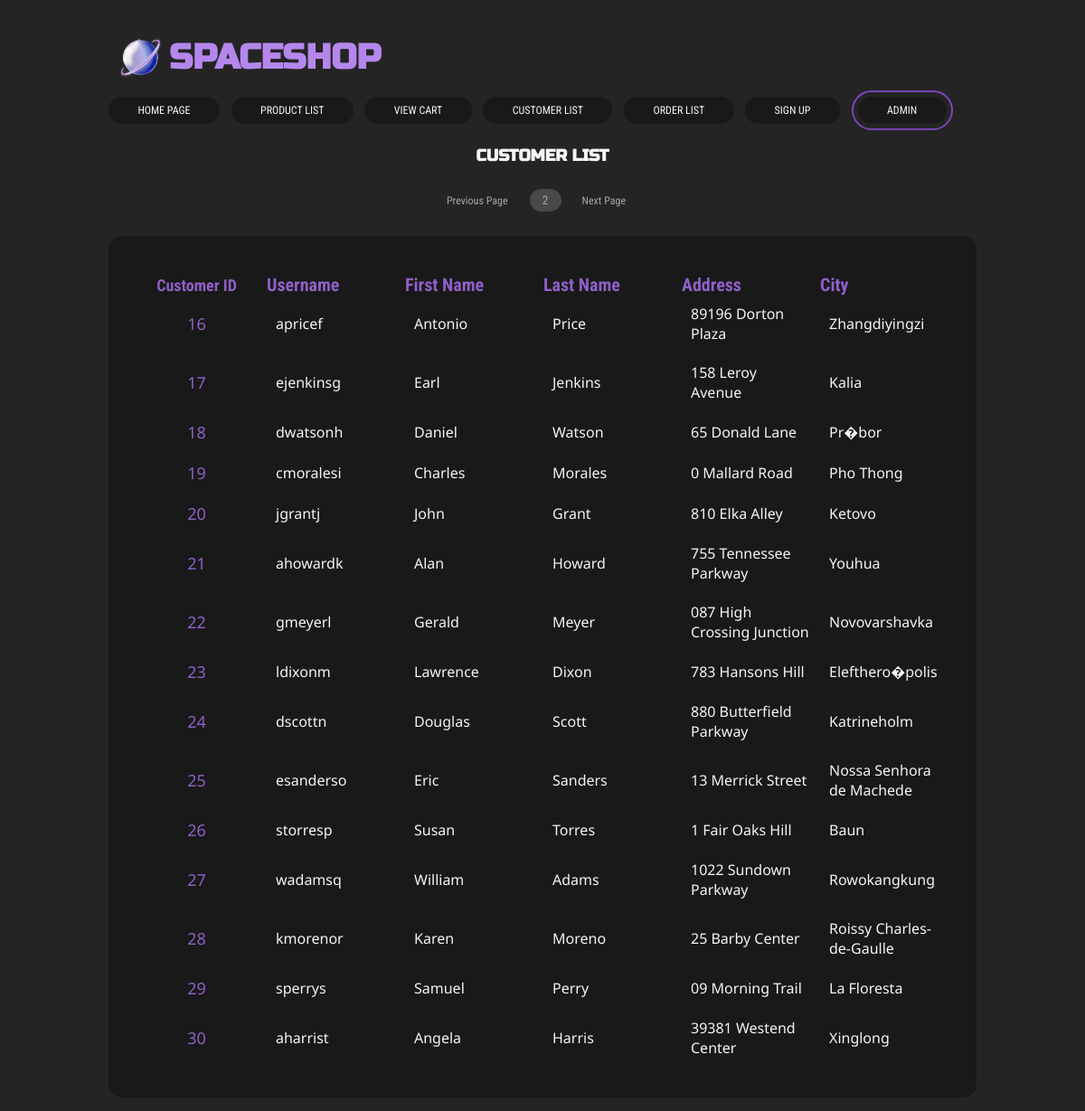
/CustomerList.php?page=1, run on the app's committed database.
### tables this page shows
CREATE TABLE "Customers" ('CustomerID' INTEGER PRIMARY KEY AUTOINCREMENT NOT NULL, 'UserName' TEXT, 'FirstName' TEXT, 'LastName' TEXT, 'Address' TEXT, 'City' TEXT);

### CustomerList.php (the view, shortened to what this page needs)
<!doctype html>
<html>
<head>
	<link rel="stylesheet" type="text/css" href="shopstyle.css" />
</head>
<body>
	<div id = "header">
		<img href = "Homepage.php" src='images/spaceshoplogo.png' alt = 'spaceshoplogo'>
		<a style = "text-decoration: none" href = "Homepage.php"><h1>SPACESHOP</h1></a>
	</div>
	<div id = "navbar">
		<ul>
			<li><a style = "text-decoration: none" href = "Homepage.php" >HOME PAGE</a></li>
			<li><a style = "text-decoration: none" href = "ProductList.php">PRODUCT LIST</a></li>
			<li><a style = "text-decoration: none" href = "ViewCart.php">VIEW CART</a></li>
			<li><a style = "text-decoration: none" href = "CustomerList.php">CUSTOMER LIST</a></li>
			<li><a style = "text-decoration: none" href = "OrderList.php">ORDER LIST</a></li>
			<li><a style = "text-decoration: none" href = "SignUp.php">SIGN UP</a></li>
            <li><a style = "text-decoration: none" href = "Admin.php">ADMIN</a></li>
		</ul>
	</div>
	<h2>CUSTOMER LIST</h2>
	<?php
		if(isset($_GET['page']))
		{
			$currentPage = intval($_GET['page']);
		}
		else
		{
			$currentPage = 0;
		}
		$print_currentPage = $currentPage + 1;
		echo "<div id = 'pageBar'>";
			echo "<ul>";
				echo "<li>";
					$previousPage =  $currentPage - 1;
					if ($previousPage == -1)
					{
						echo "<a style = 'text-decoration: none' href = 'CustomerList.php?page=$currentPage'> Previous Page</a>";
					} elseif ($previousPage >= 0)
					{
						echo "<a style = 'text-decoration: none' href = 'CustomerList.php?page=$previousPage'> Previous Page</a>";
					}
				echo "</li>";
				echo "<li>";
					echo "<form class = 'pageNo'>";
						echo "<input name = 'page' type = 'text' value = '$print_currentPage' placeholder = 'Go To Page ...'/>";
					echo "</form>";
				echo "</li>";
				echo "<li>";
					$nextPage =  $currentPage + 1;
					echo "<a style = 'text-decoration: none' href = 'CustomerList.php?page=$nextPage'>Next Page</a>";
				echo "</li>";
			echo "</ul>";
		echo "</div>";
		echo "<div class = 'customerListing'>";
		echo "<table>";
			echo "<tr>";
				echo "<th id = 'cust_col1'>";
					echo "Customer ID";
				echo "</th>";
				echo "<th id = 'cust_col2'>";
					echo "Username";
				echo "</th>";
				echo "<th id = 'cust_col3'>";
					echo "First Name";
				echo "</th>";
				echo "<th id = 'cust_col4'>";
					echo "Last Name";
				echo "</th>";
				echo "<th id = 'cust_col5'>";
					echo "Address";
				echo "</th>";
				echo "<th id = 'cust_col6'>";
					echo "City";
				echo "</th>";
			echo "</tr>";
		echo "</table>";
		$dbh =  connectToDatabase();
		$statement = $dbh -> prepare('SELECT *
			FROM Customers
			LIMIT 15
			OFFSET ? * 15
			;');
		$statement->bindValue(1,$currentPage);
		$statement -> execute();
		while ($row = $statement -> fetch(PDO::FETCH_ASSOC)) {
			$customerID = htmlspecialchars($row['CustomerID'], ENT_QUOTES, 'UTF-8');
			$userName = htmlspecialchars($row['UserName'], ENT_QUOTES, 'UTF-8');
			$firstName = htmlspecialchars($row['FirstName'], ENT_QUOTES, 'UTF-8');
			$lastName = htmlspecialchars($row['LastName'], ENT_QUOTES, 'UTF-8');
			$address = htmlspecialchars($row['Address'], ENT_QUOTES, 'UTF-8');
			$city = htmlspecialchars($row['City'], ENT_QUOTES, 'UTF-8');
			echo "<table>";
			echo "<tr>";
				echo "<td id = 'cust_col1'>";
					echo "$customerID";
				echo "</td>";
				echo "<td id = 'cust_col2'>";
					echo "$userName";
				echo "</td>";
				echo "<td id = 'cust_col3'>";
					echo "$firstName";
				echo "</td>";
				echo "<td id = 'cust_col4'>";
					echo "$lastName";
				echo "</td>";
				echo "<td id = 'cust_col5'>";
					echo "$address";
				echo "</td>";
				echo "<td id = 'cust_col6'>";
					echo "$city";
				echo "</td>";
			echo "</tr>";
		echo "</table>";
		}
		echo "</div>";
	?>
</body>
</html>

### shopstyle.css (style rules this page uses)
* { box-sizing: border-box; margin: 0; padding: 0; background-color: #242424; }
#header { font-family: "Russo One", sans-serif; font-size: larger; padding-top: 30px; padding-bottom: 10px; padding-left: 10%; padding-right: 10%; display: flex; }
#header img { float: right; width: 7%; height: 7%; }
h1 { margin-top: auto; margin-bottom: auto; }
h2 { font-family: "Russo One", sans-serif; font-size: large; text-align: center; color: #F5F5F4; margin: 2% 1% 2% 1%; }
#header a { color: #b587ed; margin-top: auto; margin-bottom: auto; }
#navbar { padding-left: 10%; margin-bottom: 0.5%; }
#navbar li { display: inline; margin-right: 0.8%; }
#navbar li:nth-child(7) { border-radius: 30px; font-size: 12px; line-height: 2.5em; padding: 13px 5px 13px 5px; border: 2px solid #7945ba; }
#navbar a { font-family: "Roboto Condensed", sans-serif; display: inline-block; width: max-content; font-size: 12px; line-height: 2.5em; text-align: center; border-radius: 30px; padding-left: 3%; padding-right: 3%; background: #191919; color: #F5F5F4; }
form { margin-left: auto; margin-right: auto; }
#pageBar { margin-top: 0.5%; margin-bottom: 1%; text-align: center; }
#pageBar li { display: inline-block; width: max-content; }
#pageBar a { font-family: "Roboto Condensed", sans-serif; width: max-content; font-size: 12px; line-height: 2.5em; text-align: center; padding: 10px 24px 10px 10px; color: #a6a6a6; }
form.pageNo input[type = text] { font-family: "Roboto Condensed", sans-serif; width: 35px; padding: 5px; margin-right: 13px; border: none; border-radius: 15px; text-align: center; background: #494949; color: #a6a6a6; }
table { border: none; table-layout: fixed; width: 100%; background: #191919; overflow: auto; font-family: "Roboto Condensed", sans-serif; }
th { background: #191919; color: #8f60c8; font-size: 20px; }
tr { background: #191919; border-radius: 20px; text-align: left; overflow: auto; border-bottom: 2px solid #595959; }
td { font-size: medium; font-family: "Noto Sans", sans-serif; background: none; width: max-content; table-layout: fixed; width: 100%; overflow: auto; padding: 5px 10px 12px 10px; border: none; }
.customerListing { font-family: "Noto Sans", sans-serif; margin-top: 7px; margin-right: 10%; margin-left: 10%; margin-bottom: 15px; height: 100%; padding: 40px 20px 30px 20px; text-align: justify; border: none; border-radius: 15px; background: #191919; color: #F5F5F4; }
#cust_col1 { text-align: center; color: #8f60c8; font-size: large; }

### data on the page
customers: CustomerID "16", UserName "apricef", FirstName "Antonio", LastName "Price", Address "89196 Dorton Plaza", City "Zhangdiyingzi"
customers: CustomerID "17", UserName "ejenkinsg", FirstName "Earl", LastName "Jenkins", Address "158 Leroy Avenue", City "Kalia"
customers: CustomerID "18", UserName "dwatsonh", FirstName "Daniel", LastName "Watson", Address "65 Donald Lane", City "Pr�bor"
customers: CustomerID "19", UserName "cmoralesi", FirstName "Charles", LastName "Morales", Address "0 Mallard Road", City "Pho Thong"
customers: CustomerID "20", UserName "jgrantj", FirstName "John", LastName "Grant", Address "810 Elka Alley", City "Ketovo"
customers: CustomerID "21", UserName "ahowardk", FirstName "Alan", LastName "Howard", Address "755 Tennessee Parkway", City "Youhua"
customers: CustomerID "22", UserName "gmeyerl", FirstName "Gerald", LastName "Meyer", Address "087 High Crossing Junction", City "Novovarshavka"
customers: CustomerID "23", UserName "ldixonm", FirstName "Lawrence", LastName "Dixon", Address "783 Hansons Hill", City "Elefthero�polis"
customers: CustomerID "24", UserName "dscottn", FirstName "Douglas", LastName "Scott", Address "880 Butterfield Parkway", City "Katrineholm"
customers: CustomerID "25", UserName "esanderso", FirstName "Eric", LastName "Sanders", Address "13 Merrick Street", City "Nossa Senhora de Machede"
customers: CustomerID "26", UserName "storresp", FirstName "Susan", LastName "Torres", Address "1 Fair Oaks Hill", City "Baun"
customers: CustomerID "27", UserName "wadamsq", FirstName "William", LastName "Adams", Address "1022 Sundown Parkway", City "Rowokangkung"
customers: CustomerID "28", UserName "kmorenor", FirstName "Karen", LastName "Moreno", Address "25 Barby Center", City "Roissy Charles-de-Gaulle"
customers: CustomerID "29", UserName "sperrys", FirstName "Samuel", LastName "Perry", Address "09 Morning Trail", City "La Floresta"
customers: CustomerID "30", UserName "aharrist", FirstName "Angela", LastName "Harris", Address "39381 Westend Center", City "Xinglong"
